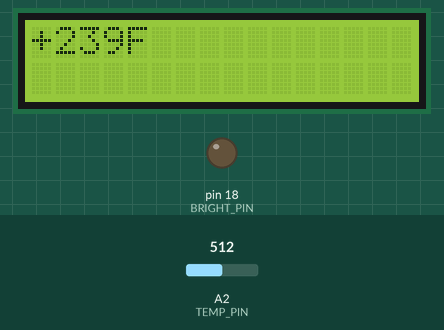
Recording of a sketch running on a simulated Arduino Uno, built with avr-gcc and run on an emulated ATmega328P. On the bench: 16×2 character LCD, output pins drawn as LEDs (lit = HIGH). The test bench sets the inputs (shaded band); at power-on: A2 (TEMP_PIN) = 512.

Above: at 1.2 s.
1.3 s: A2 (TEMP_PIN) set to 112
At 2.5 s:
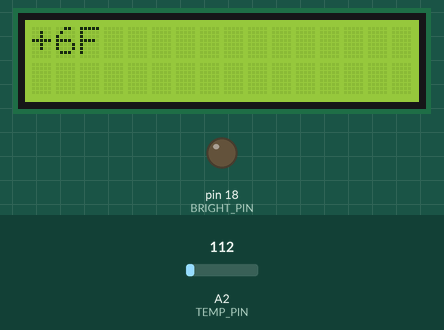
3.5 s: A2 (TEMP_PIN) set to 93
At 5.2 s:
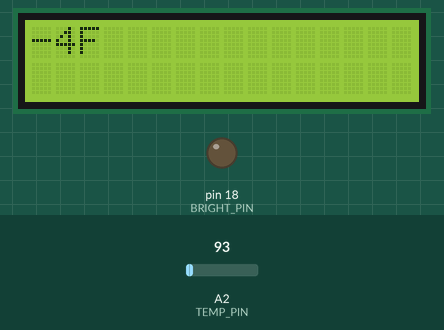
5.5 s: A2 (TEMP_PIN) set to 122
At 7.2 s:
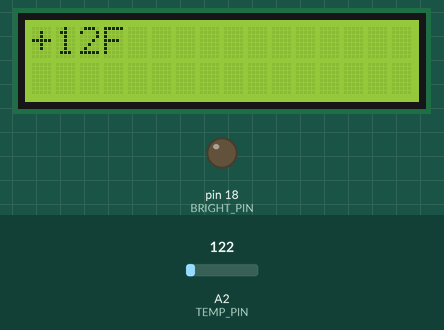
Timing chart, 0 to 8.7 s (numbered marks = the images above; inputs shaded):
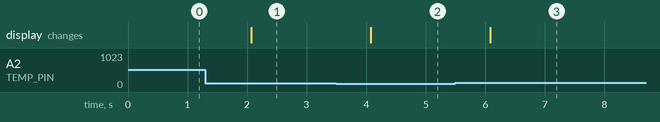

Measured:
- the behaviour switches between 102 and 101 on A2 (TEMP_PIN) (found by bisection; images 1 and 2)
- after the input at 1.3 s, the display: changes after 0.77 s (image 1)
- after the input at 3.5 s, the display: changes after 0.58 s (image 2)
- after the input at 5.5 s, the display: changes after 0.59 s (image 3)

The sketch:

temp_lcd.ino
```cpp
/* temp_lcd.ino
 *
 * Prototype for printing temperature data on a 16x2 LCD screen
 *
 */

#include <LiquidCrystal.h>

#define RS 12
#define EN 11
#define D4 2
#define D5 3
#define D6 4
#define D7 5
#define BRIGHT_PIN 18  // marked as A3
#define BRIGHTNESS 0
#define TEMP_PIN 16  // marked as A1
#define TEMP_VOLTAGE 3.3
#define TEMP_UNIT 'F'

LiquidCrystal LCD(RS, EN, D4, D5, D6, D7);
String TEMP_STR;
int TEMP_VAL;

/* read temperature from TMP36 sensor
 * specify analog pin, voltage, and unit 'F' or 'C'
 */
int get_temp(int pin, float voltage, char unit) {
  int reading = analogRead(pin);
  float intermed = reading * voltage / 1024;
  float temp_c = (intermed - 0.5) * 100;  // 10mv per degree with 500 mV offset
  float temp_f = (temp_c * 9.0 / 5.0) + 32.0;
  switch (unit) {
    case 'F':
      return (int)temp_f;
    case 'C':
      return (int)temp_c;
    default:
      return -99;
  }
}

/* convert temp to string */
String temp_to_str(int temp, char unit) {
  String s, t;

  if (temp > 0) {
    t = "+" + String(temp);
  } else if (temp == 0) {
    t = " " + String(temp);
  } else {
    t = String(temp);
  }

  switch (unit) {
    case 'F':
      s = t + "F";
      break;
    case 'C':
      s = t + "C";
      break;
    default:
      s = t + "?";
  }
  return s;
}

void setup() {
  analogWrite(BRIGHT_PIN, BRIGHTNESS);  // set the brightness
  LCD.begin(16, 2);
}

void loop() {
  LCD.clear();
  TEMP_VAL = get_temp(TEMP_PIN, TEMP_VOLTAGE, TEMP_UNIT);
  TEMP_STR = temp_to_str(TEMP_VAL, TEMP_UNIT);
  LCD.print(TEMP_STR);
  delay(1000);
}
```
